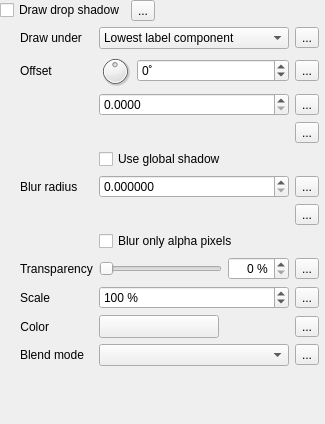
                    <widget class="QWidget" name="scrollAreaWidgetContents_8">
                     <property name="geometry">
                      <rect>
                       <x>0</x>
                       <y>0</y>
                       <width>325</width>
                       <height>424</height>
                      </rect>
                     </property>
                     <layout class="QVBoxLayout" name="verticalLayout_22">
                      <property name="leftMargin">
                       <number>0</number>
                      </property>
                      <property name="topMargin">
                       <number>0</number>
                      </property>
                      <property name="rightMargin">
                       <number>6</number>
                      </property>
                      <property name="bottomMargin">
                       <number>0</number>
                      </property>
                      <item>
                       <layout class="QGridLayout" name="gridLayout_38">
                        <item row="0" column="0">
                         <widget class="QCheckBox" name="mShadowDrawChkBx">
                          <property name="sizePolicy">
                           <sizepolicy hsizetype="Maximum" vsizetype="Fixed">
                            <horstretch>0</horstretch>
                            <verstretch>0</verstretch>
                           </sizepolicy>
                          </property>
                          <property name="text">
                           <string>Draw drop shadow</string>
                          </property>
                         </widget>
                        </item>
                        <item row="0" column="2">
                         <spacer name="horizontalSpacer_14">
                          <property name="orientation">
                           <enum>Qt::Horizontal</enum>
                          </property>
                          <property name="sizeHint" stdset="0">
                           <size>
                            <width>0</width>
                            <height>20</height>
                           </size>
                          </property>
                         </spacer>
                        </item>
                        <item row="0" column="1">
                         <widget class="QgsDataDefinedButton" name="mShadowDrawDDBtn">
                          <property name="text">
                           <string>...</string>
                          </property>
                         </widget>
                        </item>
                        <item row="1" column="0" colspan="3">
                         <widget class="QFrame" name="mShadowFrame">
                          <layout class="QGridLayout" name="gridLayout_7">
                           <property name="leftMargin">
                            <number>20</number>
                           </property>
                           <property name="topMargin">
                            <number>0</number>
                           </property>
                           <property name="rightMargin">
                            <number>0</number>
                           </property>
                           <property name="bottomMargin">
                            <number>0</number>
                           </property>
                           <item row="10" column="1">
                            <widget class="QgsColorButtonV2" name="mShadowColorBtn">
                             <property name="sizePolicy">
                              <sizepolicy hsizetype="Fixed" vsizetype="Fixed">
                               <horstretch>0</horstretch>
                               <verstretch>0</verstretch>
                              </sizepolicy>
                             </property>
                             <property name="minimumSize">
                              <size>
                               <width>120</width>
                               <height>0</height>
                              </size>
                             </property>
                             <property name="maximumSize">
                              <size>
                               <width>120</width>
                               <height>16777215</height>
                              </size>
                             </property>
                            </widget>
                           </item>
                           <item row="5" column="1">
                            <widget class="QgsDoubleSpinBox" name="mShadowRadiusDblSpnBx">
                             <property name="decimals">
                              <number>6</number>
                             </property>
                             <property name="maximum">
                              <double>999999999.990000009536743</double>
                             </property>
                             <property name="showClearButton" stdset="0">
                              <bool>false</bool>
                             </property>
                            </widget>
                           </item>
                           <item row="9" column="0">
                            <widget class="QLabel" name="label_29">
                             <property name="text">
                              <string>Scale</string>
                             </property>
                            </widget>
                           </item>
                           <item row="5" column="0">
                            <widget class="QLabel" name="label_27">
                             <property name="text">
                              <string>Blur radius</string>
                             </property>
                            </widget>
                           </item>
                           <item row="7" column="1">
                            <widget class="QCheckBox" name="mShadowRadiusAlphaChkBx">
                             <property name="sizePolicy">
                              <sizepolicy hsizetype="MinimumExpanding" vsizetype="Fixed">
                               <horstretch>0</horstretch>
                               <verstretch>0</verstretch>
                              </sizepolicy>
                             </property>
                             <property name="text">
                              <string>Blur only alpha pixels</string>
                             </property>
                            </widget>
                           </item>
                           <item row="2" column="1">
                            <widget class="QgsDoubleSpinBox" name="mShadowOffsetSpnBx">
                             <property name="decimals">
                              <number>4</number>
                             </property>
                             <property name="minimum">
                              <double>0.000000000000000</double>
                             </property>
                             <property name="maximum">
                              <double>9999999.000000000000000</double>
                             </property>
                             <property name="showClearButton" stdset="0">
                              <bool>false</bool>
                             </property>
                            </widget>
                           </item>
                           <item row="4" column="1">
                            <widget class="QCheckBox" name="mShadowOffsetGlobalChkBx">
                             <property name="sizePolicy">
                              <sizepolicy hsizetype="MinimumExpanding" vsizetype="Fixed">
                               <horstretch>0</horstretch>
                               <verstretch>0</verstretch>
                              </sizepolicy>
                             </property>
                             <property name="toolTip">
                              <string>Label's rotation is ignored</string>
                             </property>
                             <property name="text">
                              <string>Use global shadow</string>
                             </property>
                            </widget>
                           </item>
                           <item row="11" column="1">
                            <widget class="QgsBlendModeComboBox" name="mShadowBlendCmbBx"/>
                           </item>
                           <item row="1" column="1">
                            <layout class="QHBoxLayout" name="horizontalLayout_24">
                             <item>
                              <widget class="QDial" name="mShadowOffsetAngleDial">
                               <property name="minimumSize">
                                <size>
                                 <width>32</width>
                                 <height>32</height>
                                </size>
                               </property>
                               <property name="maximumSize">
                                <size>
                                 <width>32</width>
                                 <height>32</height>
                                </size>
                               </property>
                               <property name="minimum">
                                <number>-180</number>
                               </property>
                               <property name="maximum">
                                <number>180</number>
                               </property>
                               <property name="value">
                                <number>0</number>
                               </property>
                               <property name="invertedControls">
                                <bool>true</bool>
                               </property>
                               <property name="wrapping">
                                <bool>true</bool>
                               </property>
                              </widget>
                             </item>
                             <item>
                              <widget class="QgsSpinBox" name="mShadowOffsetAngleSpnBx">
                               <property name="suffix">
                                <string>˚</string>
                               </property>
                               <property name="minimum">
                                <number>-180</number>
                               </property>
                               <property name="maximum">
                                <number>180</number>
                               </property>
                               <property name="showClearButton" stdset="0">
                                <bool>false</bool>
                               </property>
                              </widget>
                             </item>
                            </layout>
                           </item>
                           <item row="0" column="1">
                            <widget class="QComboBox" name="mShadowUnderCmbBx">
                             <property name="minimumSize">
                              <size>
                               <width>150</width>
                               <height>0</height>
                              </size>
                             </property>
                             <item>
                              <property name="text">
                               <string>Lowest label component</string>
                              </property>
                             </item>
                             <item>
                              <property name="text">
                               <string>Text</string>
                              </property>
                             </item>
                             <item>
                              <property name="text">
                               <string>Buffer</string>
                              </property>
                             </item>
                             <item>
                              <property name="text">
                               <string>Background</string>
                              </property>
                             </item>
                            </widget>
                           </item>
                           <item row="0" column="0">
                            <widget class="QLabel" name="label_17">
                             <property name="text">
                              <string>Draw under</string>
                             </property>
                            </widget>
                           </item>
                           <item row="9" column="1">
                            <widget class="QgsSpinBox" name="mShadowScaleSpnBx">
                             <property name="suffix">
                              <string> %</string>
                             </property>
                             <property name="maximum">
                              <number>2000</number>
                             </property>
                             <property name="value">
                              <number>100</number>
                             </property>
                             <property name="showClearButton" stdset="0">
                              <bool>false</bool>
                             </property>
                            </widget>
                           </item>
                           <item row="11" column="0">
                            <widget class="QLabel" name="label_30">
                             <property name="text">
                              <string>Blend mode</string>
                             </property>
                            </widget>
                           </item>
                           <item row="1" column="0">
                            <widget class="QLabel" name="label_9">
                             <property name="text">
                              <string>Offset</string>
                             </property>
                            </widget>
                           </item>
                           <item row="10" column="0">
                            <widget class="QLabel" name="label_33">
                             <property name="sizePolicy">
                              <sizepolicy hsizetype="Maximum" vsizetype="Preferred">
                               <horstretch>0</horstretch>
                               <verstretch>0</verstretch>
                              </sizepolicy>
                             </property>
                             <property name="text">
                              <string>Color</string>
                             </property>
                             <property name="alignment">
                              <set>Qt::AlignRight|Qt::AlignTrailing|Qt::AlignVCenter</set>
                             </property>
                            </widget>
                           </item>
                           <item row="8" column="0">
                            <widget class="QLabel" name="label_28">
                             <property name="text">
                              <string>Transparency</string>
                             </property>
                            </widget>
                           </item>
                           <item row="8" column="1">
                            <layout class="QHBoxLayout" name="horizontalLayout_28">
                             <item>
                              <widget class="QSlider" name="mShadowTranspSlider">
                               <property name="enabled">
                                <bool>true</bool>
                               </property>
                               <property name="sizePolicy">
                                <sizepolicy hsizetype="Expanding" vsizetype="Fixed">
                                 <horstretch>0</horstretch>
                                 <verstretch>0</verstretch>
                                </sizepolicy>
                               </property>
                               <property name="minimumSize">
                                <size>
                                 <width>50</width>
                                 <height>0</height>
                                </size>
                               </property>
                               <property name="maximum">
                                <number>100</number>
                               </property>
                               <property name="orientation">
                                <enum>Qt::Horizontal</enum>
                               </property>
                              </widget>
                             </item>
                             <item>
                              <widget class="QgsSpinBox" name="mShadowTranspSpnBx">
                               <property name="enabled">
                                <bool>true</bool>
                               </property>
                               <property name="alignment">
                                <set>Qt::AlignRight|Qt::AlignTrailing|Qt::AlignVCenter</set>
                               </property>
                               <property name="suffix">
                                <string> %</string>
                               </property>
                               <property name="maximum">
                                <number>100</number>
                               </property>
                              </widget>
                             </item>
                            </layout>
                           </item>
                           <item row="0" column="2">
                            <widget class="QgsDataDefinedButton" name="mShadowUnderDDBtn">
                             <property name="text">
                              <string>...</string>
                             </property>
                            </widget>
                           </item>
                           <item row="1" column="2">
                            <widget class="QgsDataDefinedButton" name="mShadowOffsetAngleDDBtn">
                             <property name="text">
                              <string>...</string>
                             </property>
                            </widget>
                           </item>
                           <item row="2" column="2">
                            <widget class="QgsDataDefinedButton" name="mShadowOffsetDDBtn">
                             <property name="text">
                              <string>...</string>
                             </property>
                            </widget>
                           </item>
                           <item row="3" column="2">
                            <widget class="QgsDataDefinedButton" name="mShadowOffsetUnitsDDBtn">
                             <property name="text">
                              <string>...</string>
                             </property>
                            </widget>
                           </item>
                           <item row="5" column="2">
                            <widget class="QgsDataDefinedButton" name="mShadowRadiusDDBtn">
                             <property name="text">
                              <string>...</string>
                             </property>
                            </widget>
                           </item>
                           <item row="6" column="2">
                            <widget class="QgsDataDefinedButton" name="mShadowRadiusUnitsDDBtn">
                             <property name="text">
                              <string>...</string>
                             </property>
                            </widget>
                           </item>
                           <item row="8" column="2">
                            <widget class="QgsDataDefinedButton" name="mShadowTranspDDBtn">
                             <property name="text">
                              <string>...</string>
                             </property>
                            </widget>
                           </item>
                           <item row="9" column="2">
                            <widget class="QgsDataDefinedButton" name="mShadowScaleDDBtn">
                             <property name="text">
                              <string>...</string>
                             </property>
                            </widget>
                           </item>
                           <item row="10" column="2">
                            <widget class="QgsDataDefinedButton" name="mShadowColorDDBtn">
                             <property name="text">
                              <string>...</string>
                             </property>
                            </widget>
                           </item>
                           <item row="11" column="2">
                            <widget class="QgsDataDefinedButton" name="mShadowBlendDDBtn">
                             <property name="text">
                              <string>...</string>
                             </property>
                            </widget>
                           </item>
                           <item row="3" column="1">
                            <widget class="QgsUnitSelectionWidget" name="mShadowOffsetUnitWidget" native="true"/>
                           </item>
                           <item row="6" column="1">
                            <widget class="QgsUnitSelectionWidget" name="mShadowRadiusUnitWidget" native="true"/>
                           </item>
                          </layout>
                         </widget>
                        </item>
                       </layout>
                      </item>
                      <item>
                       <spacer name="verticalSpacer_7">
                        <property name="orientation">
                         <enum>Qt::Vertical</enum>
                        </property>
                        <property name="sizeHint" stdset="0">
                         <size>
                          <width>20</width>
                          <height>0</height>
                         </size>
                        </property>
                       </spacer>
                      </item>
                     </layout>
                    </widget>
